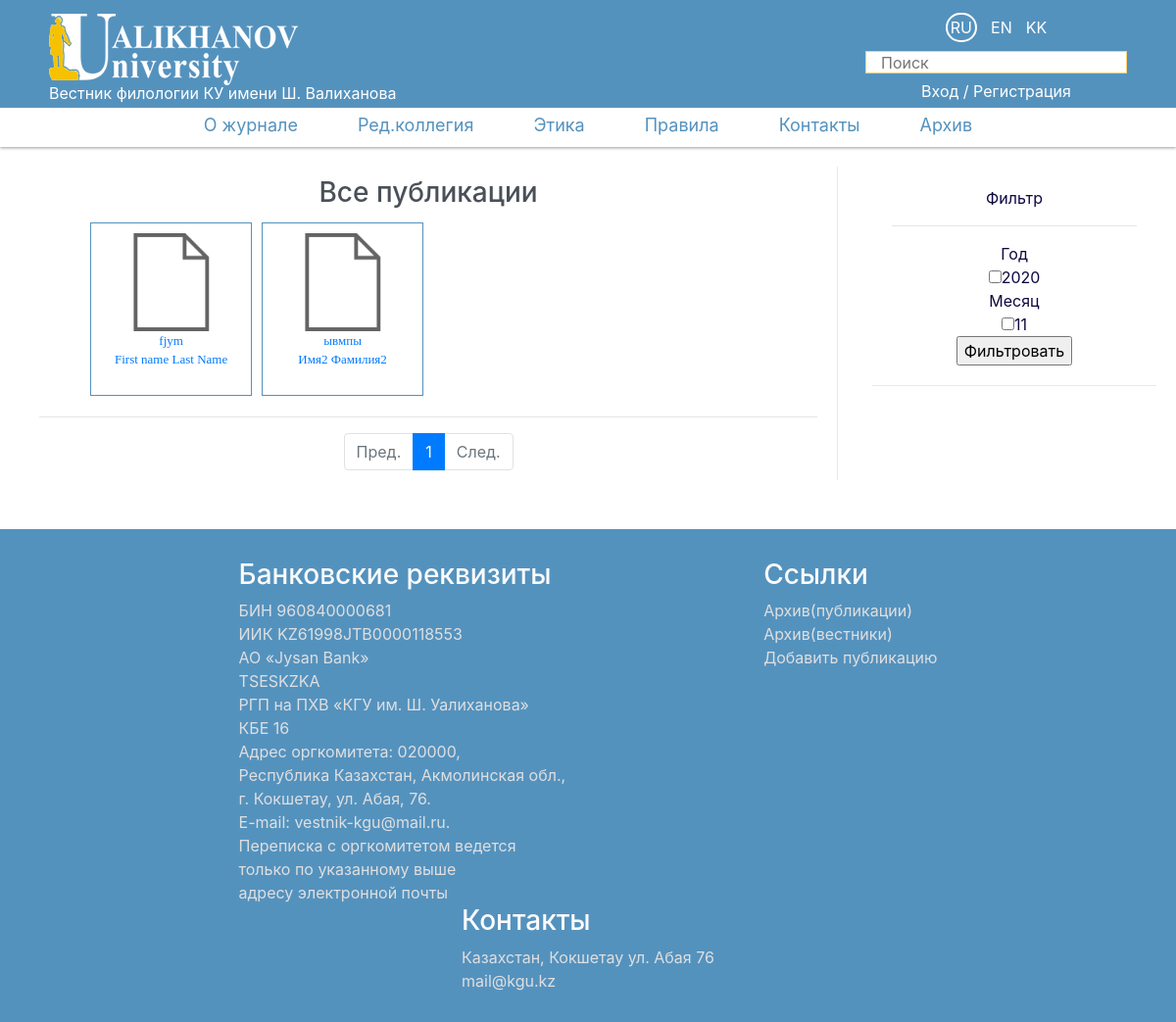
Screenshot of /publications/ with the database file from the repository.
### publication/models.py (models this page shows, shortened)
class Pages(models.Model):
    title = models.CharField(max_length=30,verbose_name="Заголовок")
    content = models.TextField(verbose_name="Контент")
    parent = models.ForeignKey('self', null=True, blank=True, on_delete=models.CASCADE, related_name='children')
    index = models.IntegerField(default=0)
    basic = models.BooleanField(default=False)
    class Meta:
        verbose_name = "Страница"
        verbose_name_plural = "Страницы"

class PublicationFiles(models.Model):
    topic = models.CharField(blank=True, max_length=200, verbose_name="Тема")
    author = models.ForeignKey(User, on_delete=models.CASCADE, blank=True, verbose_name='Автор', related_name='files')
    soauthor = models.TextField(null=True, blank=True, verbose_name="Соавторы")
    comments = models.TextField(null=True, blank=True, verbose_name="Комментарии")
    file = models.FileField(upload_to='all_files', verbose_name="Файл")
    description = models.TextField(max_length=500, null=True, blank=True, verbose_name='Описание')
    date = models.DateTimeField(auto_now_add=True)
    vestnik = models.ForeignKey('VestnikFiles',on_delete=models.CASCADE,null=True,blank=True, verbose_name='Относится к вестнику')
    redactor = models.BooleanField(default=False,verbose_name='Редактор')
    redactor_return = models.BooleanField(default=False,verbose_name='Редактор(возврат)')
    redactor_return_text = models.TextField(null=True, blank=True,verbose_name='Редактор(Текст возврата)')
    redactor_error = models.BooleanField(default=False,verbose_name='Редактор(Ошибка)')
    redactor_error_text = models.TextField(null=True, blank=True,verbose_name='Редактор(Текст ошибки)')
    reviewer_choice = models.ManyToManyField(User, blank=True,verbose_name='Рецензенты',related_name='rFiles')
    redactor_update_time = models.DateTimeField(null=True, blank=True)
    antiplagiat = models.BooleanField(default=False,verbose_name='Антиплагиат')
    antiplagiat_point = models.IntegerField(null=True, blank=True,verbose_name='Баллы антиплагиата')
    antiplagiat_file = models.FileField(upload_to='antiplagiat_files',null=True, blank=True,verbose_name='Файл антиплагиата')
    antiplagiat_update_time = models.DateTimeField(null=True, blank=True)
    reviewer = models.BooleanField(default=False,verbose_name='Рецензент')
    reviewer_text = models.TextField(null=True, blank=True, verbose_name='Рецензент(Текст)')
    reviewer_file = models.FileField(upload_to='review_files', null=True, blank=True, verbose_name='Файл рецензента')
    reviewer_return = models.BooleanField(default=False, verbose_name='Рецензент(возврат)')
    reviewer_return_text = models.TextField(null=True, blank=True, verbose_name='Рецензент(Текст возврата)')
    reviewer_error = models.BooleanField(default=False, verbose_name='Рецензент(Ошибка)')
    reviewer_error_text = models.TextField(null=True, blank=True, verbose_name='Рецензент(Текст ошибки)')
    reviewer_update_time = models.DateTimeField(null=True, blank=True)
    payload_img = models.FileField(upload_to='payload_img',null=True, blank=True,verbose_name='Фото оплаты')
    payload = models.BooleanField(default=False,verbose_name='Оплата')
    payload_error = models.BooleanField(default=False,verbose_name='Оплата(Ошибка)')
    payload_error_text = models.TextField(null=True, blank=True,verbose_name='Текст ошибки')
    payload_update_time = models.DateTimeField(null=True, blank=True)
    public = models.BooleanField(default=False,verbose_name='Опубликовать')
    archive = models.BooleanField(default=False, verbose_name='Архив')
    class Meta:
        verbose_name = 'Файл'
        verbose_name_plural = 'Файлы'

### publication/views.py (the view)
# urls.py: path('publications/',publications, name='publications'),
def publications(request):
    list_years = []
    list_month = []
    files = PublicationFiles.objects.filter(public=True)
    dates = files.values('date').distinct()
    for i in dates:
        list_years.append(i['date'].year)
    for i in dates:
        list_month.append(i['date'].month)
    paginator = Paginator(files, 6)
    page = request.GET.get('page')
    try:
        publications_page = paginator.page(page)
    except PageNotAnInteger:
        publications_page = paginator.page(1)
    except EmptyPage:
        publications_page = paginator.page(paginator.num_pages)
    n = paginator.num_pages
    return render(request,'publications.html',{'files':publications_page,
                                               'years':set(list_years),'months':set(list_month),
                                               'publication_page':publications_page,'page_num':n})

### publication/context_processors.py (called while the page is built)
def pages(request):
    return {'pages':Pages.objects.filter(parent=None).order_by('index')}

### publication/templates/publications.html (shortened to what this page needs)
{% extends "index.html" %}
{% load static %}
{% load i18n %}
{% block content %}
<div class="main" style="width:72%;border-right: 1px solid #e9e9e9;">
	<h3 style="text-align:center;">Все публикации</h3>
    <ul class="file-group">
		{% for file in files %}
        <li class="file-group-item" style="margin:5px;">
				<a href="{% url 'publication' file.pk %}">
					<img src="{% static 'file_icon3.png' %}" width="100" alt="">
					<p>{{ file.topic }}<br>
						<span>{{file.author.get_full_name}}</span></p>
				</a>
            </li>
		{% endfor %}
    </ul>
	<hr>
{% include "include/pagination.html" with page=files %}
</div>
<div class="sub_menu">
	{% trans "Фильтр" %}
	<hr>
	<form action="{% url 'filter' %}" method="get" name="filter">
	{% trans "Год" %}
	<ul>
		{% for  year in years %}
        <li><input type="checkbox" name="year" {% if year in get_years %}checked{% endif %} value="{{year}}"><span>{{year}}</span></li>
		{% endfor %}
	</ul>
		{% trans "Месяц" %}
	<ul>
		{% for month in months %}
        <li><input type="checkbox" name="month" {% if month in get_month %}checked{% endif %} value="{{month}}"><span>{{month}}</span></li>
		{% endfor %}
	</ul>
		<input type="submit" value="Фильтровать">
</form>
</div>
{% endblock %}

### publication/templates/index.html (shortened to what this page needs)
<!DOCTYPE html>
{% load i18n %}
{% load static %}
<html>
<head>
	<link rel="stylesheet" type="text/css" href="{% static 'styles.css' %}">
	<link rel="stylesheet" href="https://stackpath.bootstrapcdn.com/bootstrap/4.5.0/css/bootstrap.min.css">
	<link rel="stylesheet" type="text/css" href="{% static 'styles.css' %}">
</head>
<body>
	<div class="head">
	<div class="header">
		<div class="logo">
			<img src="{% static 'logo.png' %}" height="80%">
			<div class="head_text">
			<span class="head_text_title">{% trans 'Вестник филологии' %}</span>
			<span class="head_text_content">{% trans 'КУ имени Ш. Валиханова' %}</span>
		</div>
		</div>
		<div class="search">
			<ul class="language_local">
                                            {% get_current_language as LANGUAGE_CODE %}
                                            {% get_available_languages as LANGUAGES %}
                                            {% get_language_info_list for LANGUAGES as languages %}
                                            {% for language in languages %}
                                            <li class="language_li"><a href="/{{ language.code }}{{ request.get_full_path|slice:'3:' }}" class="language-link {% if language.code == LANGUAGE_CODE %}active {% endif %}" data-lang="{{language.code}}">{{language.code|upper}}</a></li>
                                            {% endfor %}
			</ul>
			<form action="{% url 'search' %}" method="get">
			<input id="search" required name="q" type="text" placeholder="{% trans 'Поиск' %}" autocomplete="off" class="search_row">
				</form>
			{% if user.is_authenticated %}
			<a href="{% url 'cabinet' %}" class="log">{% trans 'Кабинет' %}</a> /
			<a href="{% url 'logout' %}" class="log">{% trans 'Выход' %}</a>
			{% else %}
			<a href="{% url 'login' %}" class="log">{% trans 'Вход' %}</a> /
			<a href="{% url 'signup' %}" class="log">{% trans 'Регистрация' %}</a>
			{% endif %}
		</div>
	</div>
	<div class="navigate">
		<ul class="base_menu">
			{% for i in pages %}
				<li class="base_menu_li {% if i.children %}menu_button{% endif %}"><a href="{% url 'detailPage' i.pk %}">{{ i.title }}</a>
				</li>
			{% empty %}
			<li><a href="">Empty</a></li>
			{% endfor %}
			<li class="base_menu_li menu_button"><a href="{% url 'archive' %}">{% trans "Архив" %}</a>
			</li>
		</ul>
	</div>
	</div>
	<div class="content">
		{% block content %}{% endblock %}
	</div>
	<div class="footer">
		<div class="ftr1"><h3>{% trans "Банковские реквизиты" %}</h3>
			БИН 960840000681 <br>
ИИК KZ61998JTB0000118553 <br>
AO «Jysan Bank» <br>
TSESKZKA <br>
РГП на ПХВ «КГУ им. Ш. Уалиханова» <br>
КБЕ 16 <br>
Адрес оргкомитета:
020000,<br> Республика Казахстан, Акмолинская обл.,<br> г. Кокшетау, ул. Абая, 76.<br> E-mail: vestnik-kgu@mail.ru. <br>Переписка с оргкомитетом ведется
			<br>только по указанному выше <br>адресу электронной почты
		</div>
		<div class="ftr2"><h3>{% trans "Ссылки" %}</h3>
	<ul>
		<li><a href="{% url 'publications' %}">{% trans "Архив(публикации)" %}</a></li>
		<li><a href="{% url 'archive' %}">{% trans "Архив(вестники)" %}</a></li>
		<li><a href="{% url 'add_file' %}">{% trans "Добавить публикацию" %}</a></li>
	</ul>
		</div>
		<div class="ftr3"><h3>{% trans "Контакты" %} </h3>
Казахстан, Кокшетау ул. Абая 76<br>        mail@kgu.kz
		</div>
	</div>
</body>
</html>

### publication/templates/include/pagination.html
{% load i18n %}
<nav aria-label="Page navigation example" style="display:table;margin:0 auto;">
    <ul class="pagination">
        {% if page.has_previous %}
        <li class="page-item">
            <a class="page-link" href="?{% if query %}q={{query}}&{% endif %}{{get_years}}{{get_month}}page={{ page.previous_page_number }}">Пред.</a>
        </li>
                {% if page.number == page_num and page.number|add:'-4' > 0 %}
                <li class="page-item">
                    <a class="page-link" href="?{% if query %}q={{query}}&{% endif %}{{get_years}}{{get_month}}page={{ page.number|add:'-4'}}">{{ page.number|add:'-4'}}</a>
                </li>
                {% endif %}
                {% if page.number|add:'1' >= page_num and page.number|add:'-3' > 0 %}
                <li class="page-item">
                    <a class="page-link" href="?{% if query %}q={{query}}&{% endif %}{{get_years}}{{get_month}}page={{ page.number|add:'-3'}}">{{ page.number|add:'-3'}}</a>
                </li>
                {% endif %}
                {% if page.number|add:'-2' > 0 %}
                <li class="page-item">
                    <a class="page-link" href="?{% if query %}q={{query}}&{% endif %}{{get_years}}{{get_month}}page={{ page.number|add:'-2'}}">{{ page.number|add:'-2'}}</a>
                </li>
                {% endif %}
        <li class="page-item">
            <a class="page-link" href="?{% if query %}q={{query}}&{% endif %}{{get_years}}{{get_month}}page={{ page.previous_page_number }}">{{page.previous_page_number}}</a>
        </li>
        {% else %}
        <li class="page-item disabled">
            <a class="page-link">Пред.</a>
        </li>
        {% endif %}
        <li class="page-item active"><a class="page-link" href="?{% if query %}q={{query}}&{% endif %}{{get_years}}{{get_month}}page={{ page.number }}">{{page.number}}</a></li>
        {% if page.has_next %}
        <li class="page-item">
            <a class="page-link" href="?{% if query %}q={{query}}&{% endif %}{{get_years}}{{get_month}}page={{ page.next_page_number }}">{{page.next_page_number}}</a>
        </li>
                {% if page.number|add:'2' <= page_num %}
                <li class="page-item">
                    <a class="page-link" href="?{% if query %}q={{query}}&{% endif %}{{get_years}}{{get_month}}page={{ page.number|add:'2'}}">{{ page.number|add:'2'}}</a>
                </li>
                {% endif %}
                {% if page.number|add:'3' <= page_num and page.number <= 2 %}
                <li class="page-item">
                    <a class="page-link" href="?{% if query %}q={{query}}&{% endif %}{{get_years}}{{get_month}}page={{ page.number|add:'3'}}">{{ page.number|add:'3'}}</a>
                </li>
                {% endif %}
                {% if page.number|add:'4' <= page_num and page.number <= 1 %}
                <li class="page-item">
                    <a class="page-link" href="?{% if query %}q={{query}}&{% endif %}{{get_years}}{{get_month}}page={{ page.number|add:'4'}}">{{ page.number|add:'4'}}</a>
                </li>
                {% endif %}
        <li class="page-item">
            <a class="page-link" href="?{% if query %}q={{query}}&{% endif %}{{get_years}}{{get_month}}page={{ page.next_page_number }}">След.</a>
        </li>
        {% else %}
        <li class="page-item disabled">
            <a class="page-link">След.</a>
        </li>
        {% endif %}
    </ul>
</nav>

### publication/static/styles.css (style rules this page uses)
html { height: 100%; }
body { margin:0px; padding: 0px; display: flex; flex-direction: column; height: 100%; line-h }
ul { list-style-type:none; padding:0px; margin:0px; }
.log { color:white; }
a { text-decoration: none; }
li { list-style-type:none; }
.search { text-align:center; }
.search_row { border: 1px solid #ffd070; height: 23px; margin:10px 0px; padding-left: 15px; box-sizing: border-box; outline3:0px; }
.head { flex: 0 0 auto; margin-bottom: 0px; background-color:#5492be; }
.content { flex: 1 0 auto; }
.footer { flex: 0 0 auto; }
.header { line-height:1; color: white; height: 110px; width: 1100px; display: flex; flex-wrap:wrap; align-items: start; padding-top: 14px; justify-content: space-between; margin-bottom: -41px; margin-top: 0px; padding-top: -10px; box-sizing: border-box; opacity: 1; transition: opacity .2s; background-color:#5492be; margin:auto; }
.base_menu { padding:0px; line-height:1; height:40px; display:flex; justify-content: center; flex-direction: row; align-items: center; list-style: none; margin:auto; background-color: #5680A7; background-color: #608cb500; box-sizing: border-box; transition: background-color .3s background-color: #172532c2; background-color: white; }
.base_menu_li { border-right:1px solid white; }
.base_menu li:last-child { border-right:0px solid white; }
.base_menu_li a { color: #5492be; margin-right: 30px; margin-left: 30px; margin-bottom: 5px; font-size: 18px; display: inline-block; font-family: inherit; }
.content { margin: 10px auto; line-height:1.5; width:1160px; color:#0e093e;; }
.content p { font-size: 13px; font-family: 'Verdana'; }
.main { width:100%; margin:10px auto; color:#4a5058; float:left; background-color: white; padding: 10px 20px; box-sizing: border-box; }
.sub_menu { padding: 20px; width:25%; border-bottom:1px solid #e9e9e9;; float:right; background-color: white; box-sizing: border-box; text-align:center; margin: 10px auto; }
.footer { margin-top: 30px; background-color:#5680A7 ; background-color: #5492be; display: flex; justify-content: center; flex-wrap: wrap; color:#fbfbfb; padding: 30px 0px; }
.footer ul { padding-inline-start:0px; }
.footer h3 { color:#fbfbfb; }
.ftr1 , .ftr2, .ftr3 { margin:0px 101px; color: #dfdfdf; }
.ftr2 a { color: #dfdfdf; }
.language_local { width: 80%; margin: 6px auto; justify-content: center; display: flex; padding-inline-start: 0px; }
.language_li { margin: 0 7px; }
.language-link { color:white; }
.language_li a.active { border: 2px solid #ffffff; border-radius: 20px; padding: 3px; }
.navigate { box-shadow: 0px 1px 3px #9b9b9b; background-color: white; }
.file-group { display:flex; flex-wrap:wrap; margin: 0px auto; width: 700px; }
.file-group-item { text-align: center; margin: 5px; width: 165px; border: 1px solid #5492be; box-shadow: 0px 0px 0px; padding: 10px; }

### rows the page displays
Pages: title "О журнале"
Pages: title "Ред.коллегия"
Pages: title "Этика"
Pages: title "Правила"
Pages: title "Контакты"
PublicationFiles: topic "fjym", author.get_full_name "First name Last Name"
PublicationFiles: topic "ывмпы", author.get_full_name "Имя2 Фамилия2"

### other values shown
{{ language.code|upper }} "RU" "EN" "KK"
{{ page.number }} "1"
{{ year }} "2020"
{{ month }} "11"
